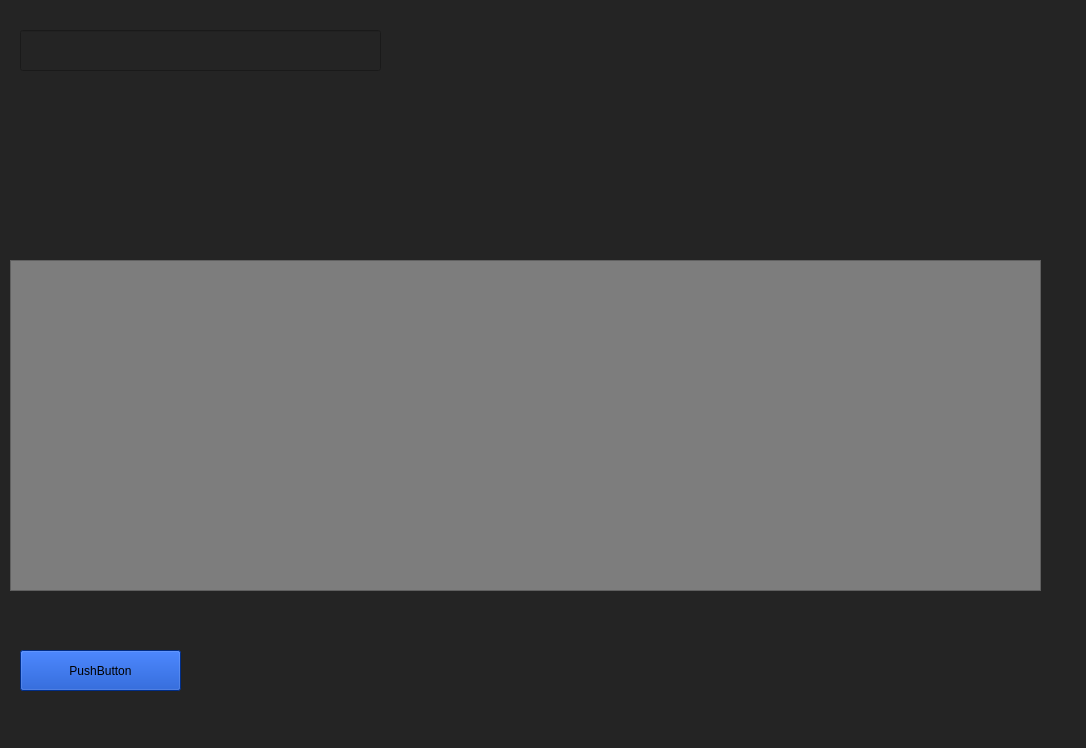
<?xml version="1.0" encoding="UTF-8"?>
<ui version="4.0">
 <class>MainWindow</class>
 <widget class="QMainWindow" name="MainWindow">
  <property name="geometry">
   <rect>
    <x>0</x>
    <y>0</y>
    <width>1086</width>
    <height>748</height>
   </rect>
  </property>
  <property name="windowTitle">
   <string>MainWindow</string>
  </property>
  <property name="styleSheet">
   <string notr="true">background-color: rgb(36, 36, 36);</string>
  </property>
  <widget class="QWidget" name="centralwidget">
   <widget class="QPushButton" name="pushButton">
    <property name="geometry">
     <rect>
      <x>20</x>
      <y>650</y>
      <width>161</width>
      <height>41</height>
     </rect>
    </property>
    <property name="styleSheet">
     <string notr="true">background-color: rgb(0, 63, 189);</string>
    </property>
    <property name="text">
     <string>PushButton</string>
    </property>
   </widget>
   <widget class="QFrame" name="frame">
    <property name="geometry">
     <rect>
      <x>10</x>
      <y>260</y>
      <width>1031</width>
      <height>331</height>
     </rect>
    </property>
    <property name="autoFillBackground">
     <bool>false</bool>
    </property>
    <property name="styleSheet">
     <string notr="true">border-color: rgb(97, 97, 97);
background-color: rgb(125, 125, 125);</string>
    </property>
    <property name="inputMethodHints">
     <set>Qt::ImhMultiLine|Qt::ImhNoTextHandles|Qt::ImhSensitiveData</set>
    </property>
    <property name="frameShape">
     <enum>QFrame::StyledPanel</enum>
    </property>
    <property name="frameShadow">
     <enum>QFrame::Raised</enum>
    </property>
   </widget>
   <widget class="QLineEdit" name="lineEdit">
    <property name="geometry">
     <rect>
      <x>20</x>
      <y>30</y>
      <width>361</width>
      <height>41</height>
     </rect>
    </property>
    <property name="inputMethodHints">
     <set>Qt::ImhPreferLowercase</set>
    </property>
    <property name="readOnly">
     <bool>false</bool>
    </property>
   </widget>
  </widget>
 </widget>
 <resources/>
 <connections/>
</ui>
